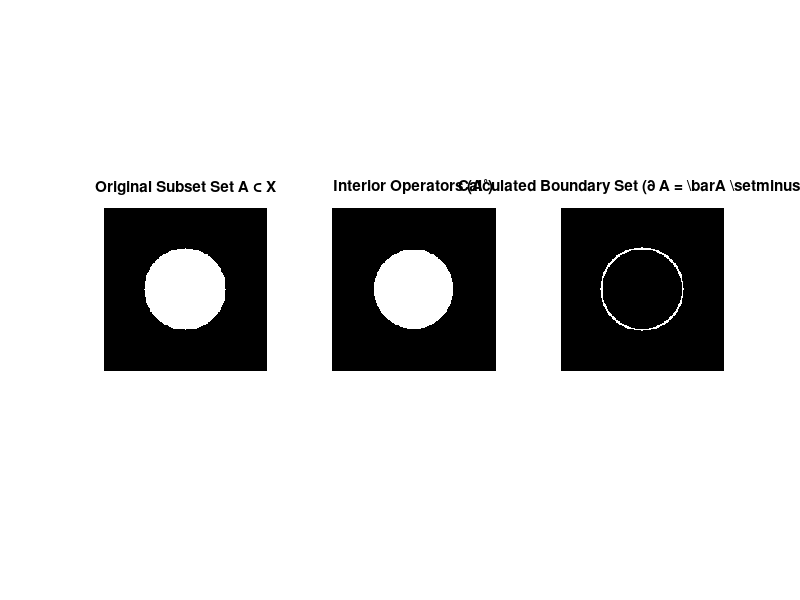

Write the MATLAB code that produced this figure.
%% Topological Boundary Detection over Finite Metric Spaces
% Author: Goldfish Prodigy
% Description: Implements boundary detection from scratch by modeling an 
%              image dataset as a finite metric space (X, d) and applying 
%              topological definitions of interior and closure operators.

clear; clc; close all;

%% 1. Synthesize a Set 'A' within the Metric Space 'X'
% Create a discrete 2D grid space (our finite metric space X)
grid_size = 200;
[X, Y] = meshgrid(1:grid_size, 1:grid_size);

% Define a subset A subset-of X (e.g., a geometric solid shape)
% We'll construct a centered solid circle element
centerX = 100; centerY = 100; radius = 50;
A_mask = ((X - centerX).^2 + (Y - centerY).^2) <= radius^2;

% Convert binary subset mask to a double precision matrix 
A = double(A_mask);

%% 2. Define Topological Operators via Metric Neighborhoods
% In a discrete metric space with the standard Euclidean metric:
% A point x is an INTERIOR point (x in A^deg) if its epsilon-ball is entirely inside A.
% A point x is a BOUNDARY point (x in del A) if its epsilon-ball intersects both A and X\A.

epsilon = 1.5; % Radius defining our open ball B_eps(x)

% Pre-allocate spaces for topological operators
A_interior = zeros(grid_size, grid_size);
A_closure  = zeros(grid_size, grid_size);

fprintf('=== Processing Metric Space Topology ===\n');
fprintf('Space Dimensions: %d x %d elements\n', grid_size, grid_size);
fprintf('Metric Metric Selected: Standard Euclidean\n');
fprintf('Neighborhood Radius (Epsilon): %.2f\n\n', epsilon);

% Iterate over the space to check neighborhood characteristics
for i = 2:grid_size-1
    for j = 2:grid_size-1
        % Extract a localized patch representing the epsilon neighborhood window
        % For eps = 1.5, a 3x3 window captures all elements where d(x, y) <= epsilon
        neighborhood = A(i-1:i+1, j-1:j+1);

        % Condition for Interior Point: All elements in B_eps(x) must belong to A
        if all(neighborhood(:) == 1)
            A_interior(i, j) = 1;
        end

        % Condition for Closure Point: B_eps(x) must intersect A (at least one point matches)
        if any(neighborhood(:) == 1)
            A_closure(i, j) = 1;
        end
    end
end

%% 3. Isolate the Boundary Set via Set Difference
% Mathematical Definition: Boundary = Closure \ Interior
A_boundary = A_closure - A_interior;

%% 4. Visualization Matrix
figure('Name', 'Metric Space Topological Framework', 'Position', [100, 100, 1100, 400]);

subplot(1, 3, 1);
imshow(A);
title('Original Subset Set A \subset X');

subplot(1, 3, 2);
imshow(A_interior);
title('Interior Operators (A^\circ)');

subplot(1, 3, 3);
imshow(A_boundary);
title('Calculated Boundary Set (\partial A = \bar{A} \setminus A^\circ)');

%% 5. Diagnostic Console Output Summary
total_points = grid_size * grid_size;
interior_count = sum(A_interior(:));
boundary_count = sum(A_boundary(:));

fprintf('=== Topological Breakdown ===\n');
fprintf('Total Cardinality of Space |X|: %d points\n', total_points);
fprintf('Cardinality of Interior    |A°|: %d points\n', interior_count);
fprintf('Cardinality of Boundary    |∂A|: %d points\n', boundary_count);
